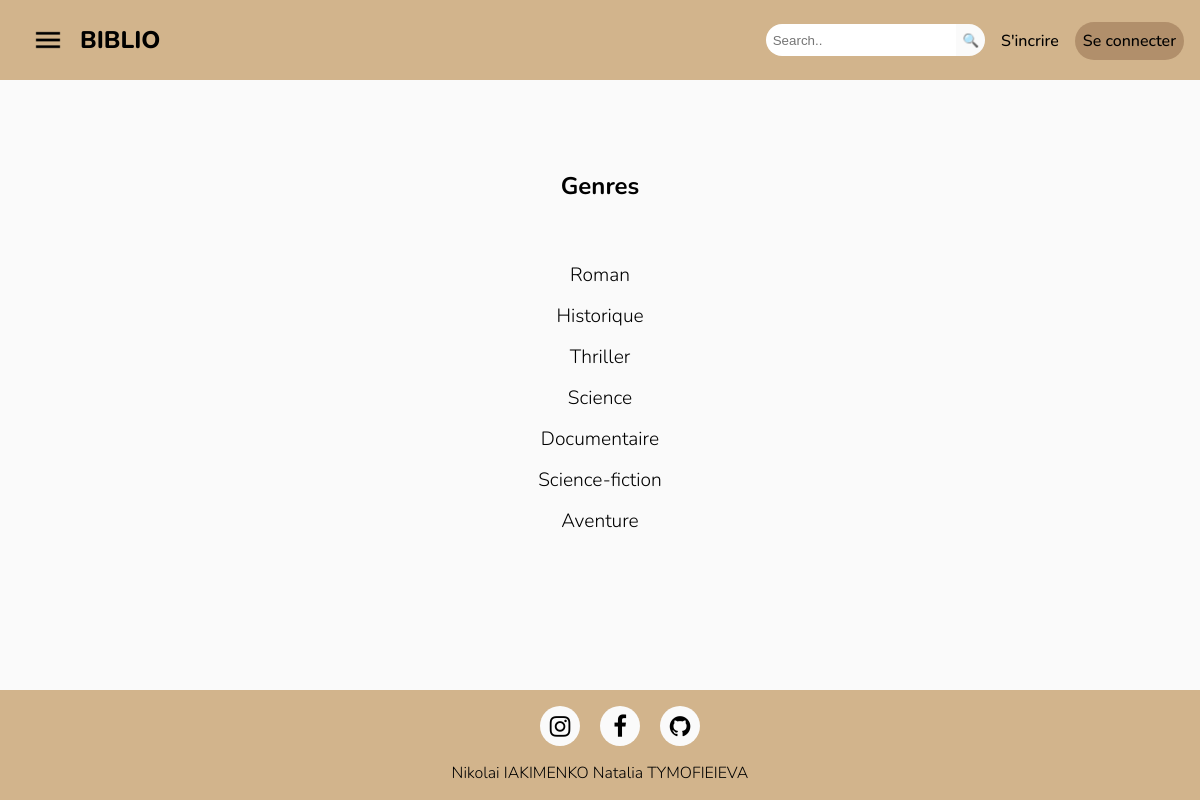
The app's page /BiblioGenres with its own data.
### tables this page shows
CREATE TABLE "Genre" (
	"ID"	INTEGER NOT NULL,
	"TITRE"	TEXT NOT NULL,
	CONSTRAINT "Genre_PK" PRIMARY KEY("ID" AUTOINCREMENT)
);

### app.py (the view)
@app.route("/BiblioGenres", methods=["POST", "GET"])
def genres():
    db = get_db()
    dbase = FDataBase(db)
    if request.method == 'POST':
        if len(request.form['bur_search']) > 0:
            return redirect(url_for('search', find=request.form['bur_search'], role=user[1], pid=user[0]))
        else:
            return redirect(url_for('just_search', role=user[1], pid=user[0]))
    return render_template("Genres.html", genres=dbase.genres(), role=user[1], pid=user[0])

### FDataBase.py (called while the page is built)
    def genres(self):
        try:
            self.__cur.execute("SELECT * FROM GENRE")
            res = self.__cur.fetchall()
        except sqlite3.Error as e:
            print("Error:   " + str(e))
            return False
        return res

### app.py (called while the page is built)
def connect_db():
    conn = sqlite3.connect(app.config['DATABASE'])
    return conn

def get_db():
    if not hasattr(g, 'link_db'):
        g.link_db = connect_db()
    return g.link_db

### templates/Genres.html (shortened to what this page needs)
{% extends 'index1.html' %}
{% block content %}
    <section class="genre-page">
    <section class="genre-content">
    <h2 class="genre">Genres</h2>
    <div class="list1">
    {% for g in genres %}
        <span><li class="li1"><a href="{{ url_for('genre', g_id=g[0]) }}">{{ g[1] }}</a></li></span>
    {% endfor %}
    </div>
    </section>
    </section>
{% endblock %}

### static/css/style.css (style rules this page uses)
:root { --primary-color: #FAFAFA; --accent: #D2B48C; --container: 90vw; }
body { font-family: "Nunito", sans-serif; font-optical-sizing: auto; font-weight: 300; font-style: normal; margin: 0; padding: 0; background-color: var(--primary-color); }
.genre-page { min-height: 80vh; padding-top: 50px; }
.genre-content { min-height: 15vh; display: flex; flex-direction: column; align-items: center; justify-content: center; padding-top: 100px; }
a { text-decoration: none; color: black; }
.list1 { list-style: none; display: flex; flex-direction: column; justify-content: center; align-items: center; padding: 0; font-size: 1.2rem; margin-top: 5vh; gap: 15px; }

### records on screen
Genre: TITRE "Roman"
Genre: TITRE "Historique"
Genre: TITRE "Thriller"
Genre: TITRE "Science"
Genre: TITRE "Documentaire"
Genre: TITRE "Science-fiction"
Genre: TITRE "Aventure"
